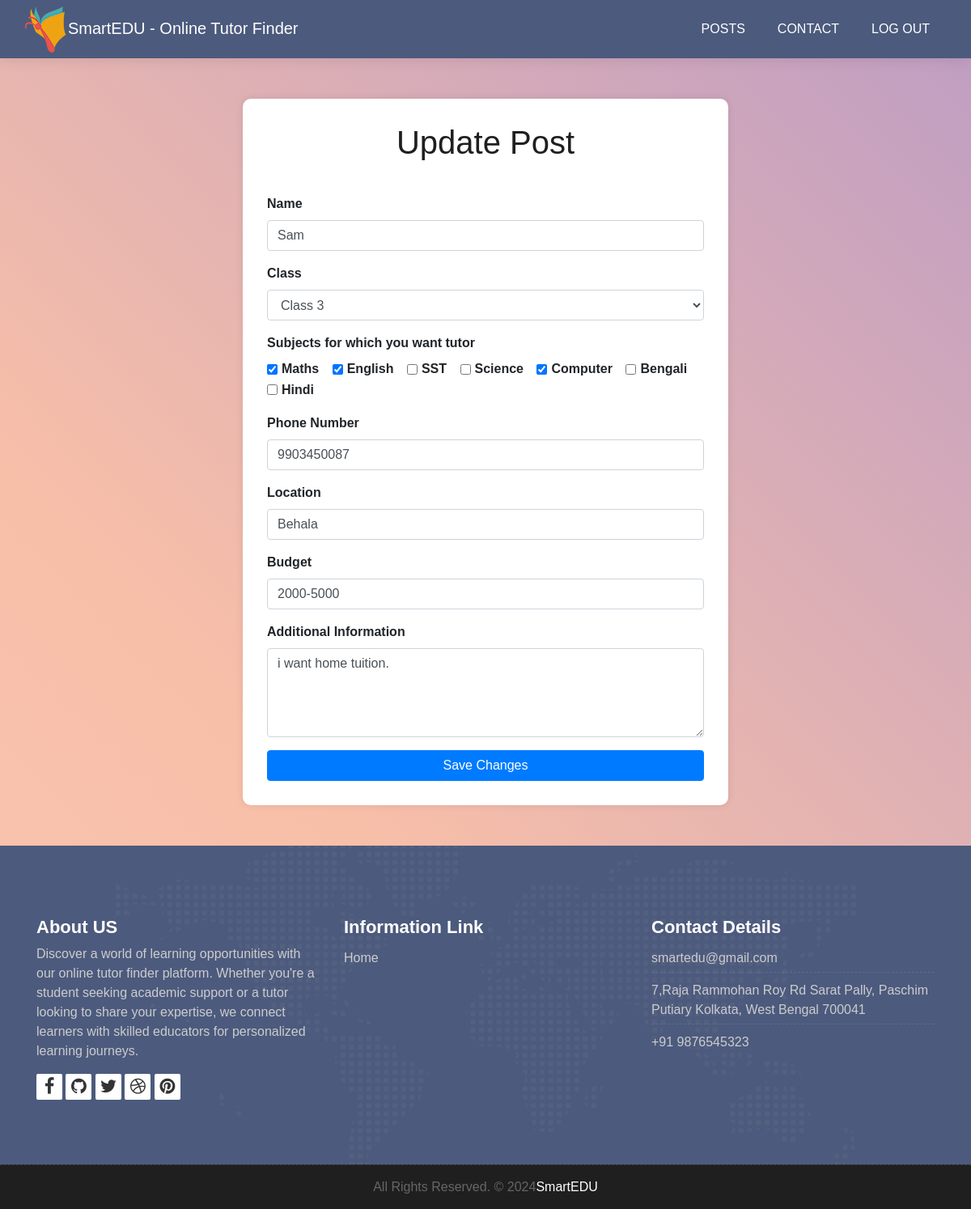
The page /editstpost.php?eid=1 on the database its author committed.
### tables this page shows
CREATE TABLE `studentpost` (
  `pid` int(11) NOT NULL,
  `name` varchar(255) NOT NULL,
  `class` int(11) NOT NULL,
  `subjects` varchar(255) NOT NULL,
  `phone` varchar(10) NOT NULL,
  `location` varchar(255) NOT NULL,
  `budget` varchar(255) NOT NULL,
  `info` varchar(255) NOT NULL,
  `student_id` int(11) NOT NULL
);

### editstpost.php (the view, shortened to what this page needs)
<?php
include("data/db.php");
if(isset($_GET['eid'])) {
    $sid = $_GET['eid'];
    $sel = "SELECT * FROM studentpost WHERE pid = $sid";
    $rs = $con->query($sel);
    $row = $rs->fetch_assoc();
}
?>
<!DOCTYPE html>
<html lang="en">
    <link rel="stylesheet" href="css/bootstrap.min.css">
    <link rel="stylesheet" href="style.css">
    <link rel="stylesheet" href="css/versions.css">
    <link rel="stylesheet" href="css/responsive.css">
    <link rel="stylesheet" href="css/custom.css">
    <link rel="stylesheet" href="https://stackpath.bootstrapcdn.com/bootstrap/4.5.2/css/bootstrap.min.css">
</head>
<body class="host_version">
        <div class="container1">
        <h1>Update Post</h1>
        <form action="updpost.php" method="POST">
            <div class="form-group">
                <label for="name">Name</label>
                <input type="text" name="name" class="form-control" id="name" placeholder="Enter your name" value="<?php echo $row['name'];?>" required>
            </div>
            <div class="form-group">
                <label for="class">Class</label>
                <select name="class" class="form-control" id="class" required>
                    <?php for ($i = 1; $i <= 12; $i++): ?>
                        <option value="<?php echo $i; ?>" <?php if ($i == $row['class']) echo 'selected'; ?>>Class <?php echo $i; ?></option>
                    <?php endfor; ?>
                </select>
            </div>
            <div class="form-group">
                <label for="subjects">Subjects for which you want tutor</label><br>
                <div class="form-check form-check-inline">
                <?php
                $sb=explode(",",$row['subjects']);
                ?>
                    <input class="form-check-input" type="checkbox" name="sub[]" id="maths" value="Maths" <?php if (in_array("Maths",$sb)){echo "checked"; }?>>
                    <label class="form-check-label" for="maths">Maths</label>
                </div>
                <div class="form-check form-check-inline">
                    <input class="form-check-input" type="checkbox" name="sub[]" id="english" value="English" <?php if (in_array("English",$sb)){echo "checked"; }?>>
                    <label class="form-check-label" for="english">English</label>
                </div>
                <div class="form-check form-check-inline">
                    <input class="form-check-input" type="checkbox" name="sub[]" id="sst" value="SST" <?php if (in_array("SST",$sb)){echo "checked"; }?>>
                    <label class="form-check-label" for="sst">SST</label>
                </div>
                <div class="form-check form-check-inline">
                    <input class="form-check-input" type="checkbox" name="sub[]" id="science" value="Science" <?php if (in_array("Science",$sb)){echo "checked"; }?>>
                    <label class="form-check-label" for="science">Science</label>
                </div>
                <div class="form-check form-check-inline">
                    <input class="form-check-input" type="checkbox" name="sub[]" id="computer" value="Computer" <?php if (in_array("Computer",$sb)){echo "checked"; }?>>
                    <label class="form-check-label" for="computer">Computer</label>
                </div>
                <div class="form-check form-check-inline">
                    <input class="form-check-input" type="checkbox" name="sub[]" id="bengali" value="Bengali" <?php if (in_array("Bengali",$sb)){echo "checked"; }?>>
                    <label class="form-check-label" for="bengali">Bengali</label>
                </div>
                <div class="form-check form-check-inline">
                    <input class="form-check-input" type="checkbox" name="sub[]" id="hindi" value="Hindi" <?php if (in_array("Hindi",$sb)){echo "checked"; }?>>
                    <label class="form-check-label" for="hindi">Hindi</label>
                </div>
            </div>
            <div class="form-group">
            <label for="phone">Phone Number</label>
            <input type="text" name="phone" class="form-control" id="phone" placeholder="Enter your phone number" value="<?php echo $row['phone'];?>"required>
        </div>
        <div class="form-group">
            <label for="location">Location</label>
            <input type="text" name="location" class="form-control" id="location" placeholder="Enter your location " value="<?php echo $row['location'];?>" required>
        </div>
        <div class="form-group">
    <label for="budget">Budget</label>
    <input type="text" name="budget" class="form-control" id="budget" placeholder="Enter your budget" value="<?php echo $row['budget'];?>">
</div>
            <div class="form-group">
                <label for="additionalInfo">Additional Information</label>
                <textarea class="form-control"  id="additionalInfo" name="info" rows="4" placeholder="Enter any additional information" required><?php echo $row['info']; ?></textarea>
            </div>
            <button type="submit" name="edit" class="btn btn-primary">Save Changes</button>
        </form>
    </div>
    <div class="copyrights">
        <div class="container">
            <div class="footer-distributed">
                <div class="footer-center">
                    <p class="footer-company-name">All Rights Reserved. &copy; 2024<a href="index.php">SmartEDU</a></p>
                </div>
            </div>
        </div>
    </div>
</body>
</html>

### style.css (style rules this page uses)
body { color: #333333; font-size: 14px; font-family: 'Rubik', sans-serif; line-height: 1.80857; }
html, body { height: 100%; }
a { color: #1f1f1f; text-decoration: none !important; outline: none !important; -webkit-transition: all .3s ease-in-out; -moz-transition: all .3s ease-in-out; -ms-transition: all .3s ease-in-out; -o-transition: all .3s ease-in-out; transition: all .3s ease-in-out; }
h1, h2, h3, h4, h5, h6 { letter-spacing: 0; font-weight: normal; position: relative; padding: 0 0 10px 0; font-weight: normal; line-height: 120% !important; color: #1f1f1f; margin: 0 }
h1 { font-size: 24px }
h3 { font-size: 18px }
a { color: #1f1f1f; text-decoration: none; outline: none; }
a, .btn { text-decoration: none !important; outline: none !important; -webkit-transition: all .3s ease-in-out; -moz-transition: all .3s ease-in-out; -ms-transition: all .3s ease-in-out; -o-transition: all .3s ease-in-out; transition: all .3s ease-in-out; }
.top-navbar .bg-light { background: #4c5a7d !important; }
.top-navbar .navbar-light .navbar-nav .nav-link { color: #ffffff; font-size: 16px; font-weight: 500; }
.top-navbar .navbar-light .navbar-nav .nav-item { position: relative; display: inline-block; padding: 15px 0px; margin: 0px 20px; }
.top-navbar .navbar-light .navbar-nav .nav-item .nav-link { padding: 6px 0px; position: relative; display: block; line-height: 30px; letter-spacing: 0px; text-transform: uppercase; }
.top-navbar .navbar-light .navbar-nav .nav-item::after { position: absolute; content: ''; left: 50%; bottom: auto; top: 11px; width: 5px; height: 5px; opacity: 0; margin-left: -3px; background-color: #ffffff; border-radius: 50px; -webkit-transform: translateY(0px); transform: translateY(0px); transition: all 900ms ease; -webkit-transition: all 900ms ease; -ms-transition: all 900ms ease; -o-transition: all 900ms ease; -moz-transition: all 900ms ease; }
.top-navbar .navbar-light .navbar-nav .nav-item .nav-link::before { position: absolute; content: ''; left: 0%; bottom: auto; top: -4px; width: 5px; height: 5px; border-radius: 50px; opacity: 0; margin-left: -10px; background-color: #ffffff; -webkit-transform: translateY(0px); transform: translateY(0px); transition: all 900ms ease; -webkit-transition: all 900ms ease; -ms-transition: all 900ms ease; -o-transition: all 900ms ease; -moz-transition: all 900ms ease; }
.top-navbar .navbar-light .navbar-nav .nav-item .nav-link::after { position: absolute; content: ''; right: 0%; left: auto; bottom: auto; top: -4px; width: 5px; height: 5px; border-radius: 50px; border: none !important; opacity: 0; margin-right: -11px; background-color: #ffffff; transition: all 900ms ease; -webkit-transition: all 900ms ease; -ms-transition: all 900ms ease; -o-transition: all 900ms ease; -moz-transition: all 900ms ease; }
.top-navbar .bg-light { padding-top: 0px; padding-bottom: 0px; box-shadow: 0 0 18px 0 rgba(0,0,0,.12); }
.footer { padding: 90px 0 80px !important; color: #cccccc; background:#4c5a7d url('images/world-map.png') no-repeat center; }
.footer .widget-title { position: relative; display: block; margin-bottom: 10px; }
.footer .widget-title h3 { color: #fff; font-weight: 700; font-size: 22px; padding: 0; margin: 0; line-height: 1 !important; }
.footer-links { list-style: none; padding: 0; }
.footer-links a { color: #cccccc; }
.footer-links li { margin-bottom: 5px; display: block; width: 100%; padding: 5px 0px; border-bottom: 1px dashed rgba(255, 255, 255, 0.1); }
.footer-links li:last-child { margin-bottom: 0; padding-bottom: 0; border: 0; }
.copyrights { border-top: 1px dashed rgba(255, 255, 255, 0.1); background-color: #1f1f1f; box-sizing: border-box; width: 100%; text-align: left; padding: 10px 0px; overflow: hidden; }
.footer-distributed .footer-company-name { font-weight: 300; margin: 0 10px; color: #666; padding: 5px 0px; }
.footer-distributed .footer-company-name a { color: #ffffff; }
.footer-links-soi { margin: 0px; padding: 0px; }
.footer-links-soi li { display: inline-block; }
.footer-links-soi li a { background: #ffffff; color: #333333; width: 32px; height: 32px; display: block; font-size: 22px; text-align: center; line-height: 32px; border-radius: 2px; }
.footer-links-soi li a i { -webkit-transition: all 0.6s ease; -o-transition: all 0.6s ease; transition: all 0.6s ease; }
.footer-center { text-align: center; }

### rows shown on the page
studentpost: name "Sam", class "Class 3", subjects "☑", phone "9903450087", location "Behala", budget "2000-5000", info "i want home tuition."
